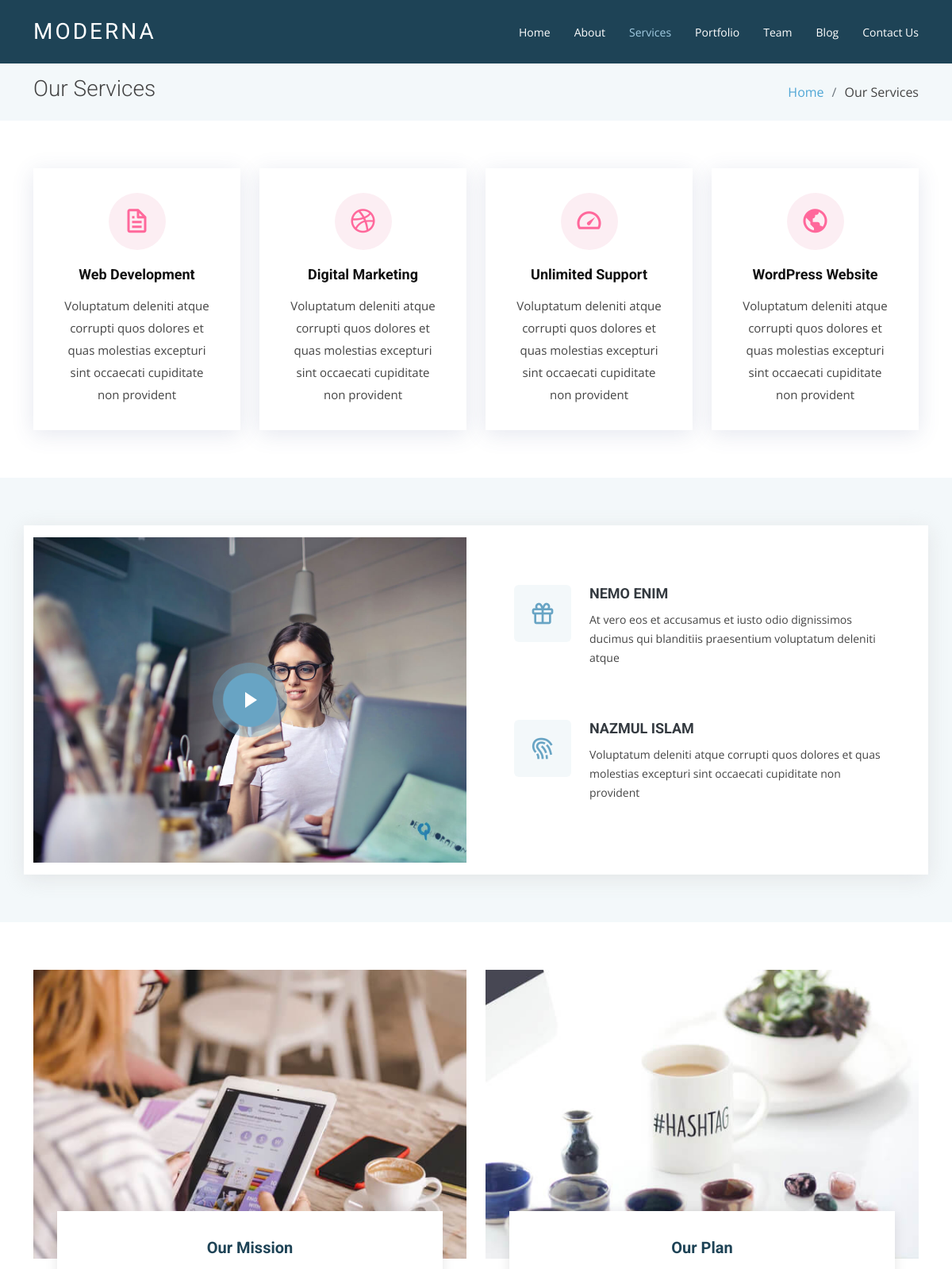
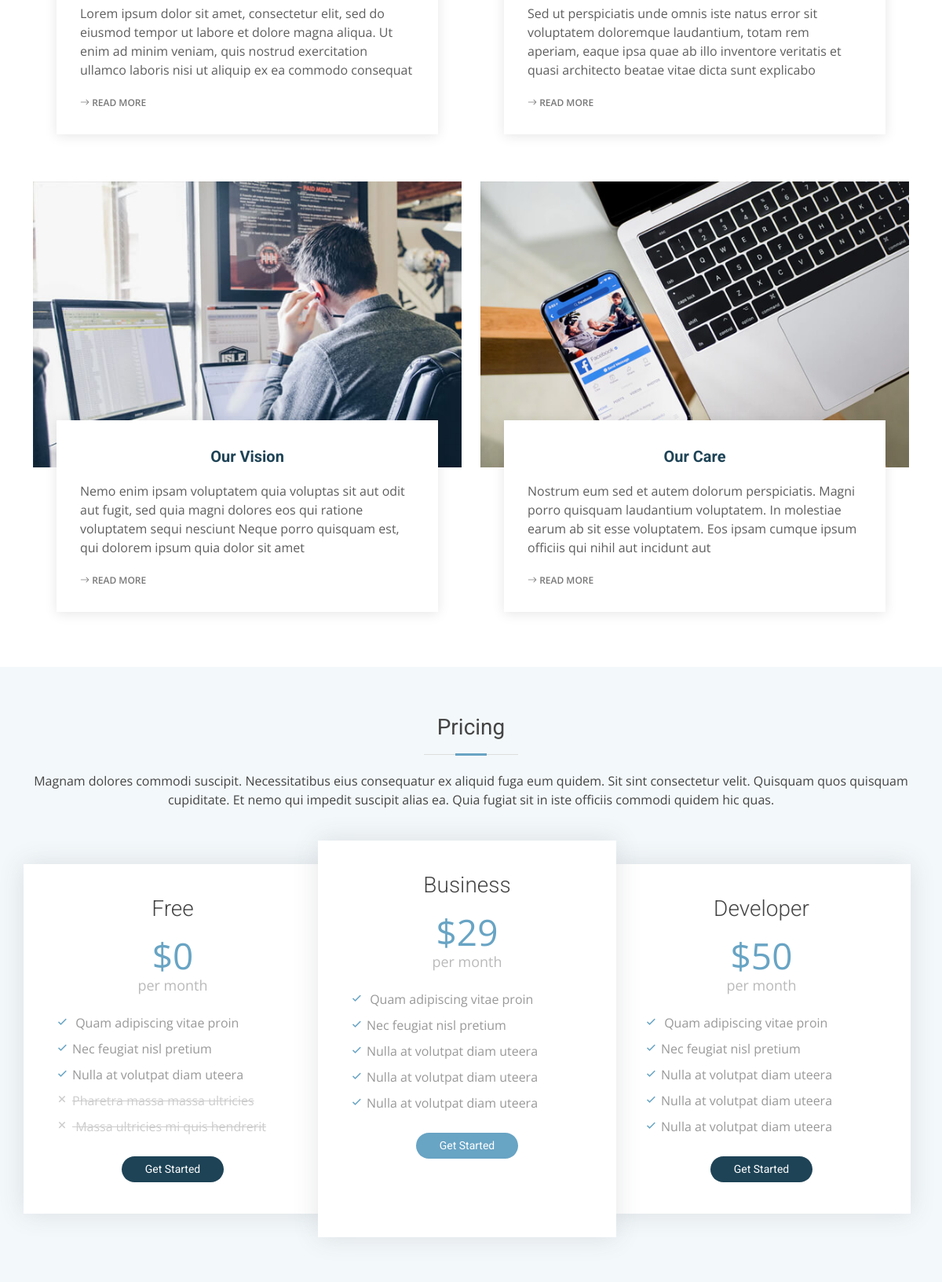
/services.php (upper part), run on the app's committed database (2 pictures, top to bottom).
### tables this page shows
CREATE TABLE `services` (
  `id` int(10) UNSIGNED NOT NULL,
  `title` varchar(255) DEFAULT NULL,
  `description` text DEFAULT NULL,
  `icon` varchar(255) DEFAULT NULL,
  `status` tinyint(11) NOT NULL DEFAULT 1
);

CREATE TABLE `video` (
  `id` tinyint(3) UNSIGNED NOT NULL,
  `image` varchar(255) NOT NULL,
  `url` varchar(255) NOT NULL,
  `status` int(11) NOT NULL DEFAULT 1
);

CREATE TABLE `whyus` (
  `id` tinyint(11) UNSIGNED NOT NULL,
  `title` varchar(255) DEFAULT NULL,
  `icon` varchar(255) DEFAULT NULL,
  `category` varchar(255) DEFAULT NULL,
  `status` tinyint(4) NOT NULL DEFAULT 1
);

CREATE TABLE `servicesplan` (
  `id` tinyint(3) UNSIGNED NOT NULL,
  `title` varchar(255) NOT NULL,
  `summery` varchar(255) NOT NULL,
  `image` varchar(255) NOT NULL,
  `status` tinyint(4) NOT NULL DEFAULT 1
);

CREATE TABLE `pricing` (
  `id` int(10) UNSIGNED NOT NULL,
  `title` varchar(255) NOT NULL,
  `doller` varchar(255) NOT NULL,
  `validati` varchar(255) NOT NULL,
  `p1` varchar(255) NOT NULL,
  `p2` varchar(255) NOT NULL,
  `p3` varchar(255) NOT NULL,
  `p4` varchar(255) NOT NULL,
  `p5` varchar(100) NOT NULL,
  `icon` varchar(255) NOT NULL,
  `url` varchar(255) NOT NULL,
  `status` tinyint(4) NOT NULL DEFAULT 1
);

### services.php (the view, shortened to what this page needs)
<?php
  include'mordana/header.php';
  require_once'db.php';
  $select="SELECT * FROM services";
  $services=mysqli_query($db, $select);
  $select="SELECT * FROM whyus";
  $whyus=mysqli_query($db, $select);
  $select="SELECT * FROM video";
  $section=mysqli_query($db, $select);
  $select="SELECT * FROM servicesplan";
  $plan=mysqli_query($db, $select);
  $select="SELECT * FROM pricing WHERE id=1";
  $price=mysqli_query($db, $select);
  $select2="SELECT * FROM pricing WHERE id=2";
  $pricing=mysqli_query($db, $select2);
  $select2="SELECT * FROM pricing WHERE id=3";
  $pric=mysqli_query($db, $select2);
?>
  <header id="header" class="fixed-top d-flex align-items-center ">
    <div class="container d-flex justify-content-between align-items-center">
      <div class="logo">
        <h1 class="text-light"><a href="index.php"><span>Moderna</span></a></h1>
      </div>
      <nav id="navbar" class="navbar">
        <ul>
          <li><a class="" href="index.php">Home</a></li>
          <li><a href="about.php">About</a></li>
          <li><a class="active" href="services.php">Services</a></li>
          <li><a href="portfolio.php">Portfolio</a></li>
          <li><a href="team.php">Team</a></li>
          <li><a href="blog.php">Blog</a></li>
          <li><a href="contact.php">Contact Us</a></li>
        </ul>
      </nav>
    </div>
  </header>
  <main id="main">
    <section class="breadcrumbs">
      <div class="container">
        <div class="d-flex justify-content-between align-items-center">
          <h2>Our Services</h2>
          <ol>
            <li><a href="index.php">Home</a></li>
            <li>Our Services</li>
          </ol>
        </div>
      </div>
    </section>
    <section class="services">
      <div class="container">
        <div class="row">
          <?php
            foreach($services as $key => $service){
              ?>
              <div class="col-md-6 col-lg-3 d-flex align-items-stretch" data-aos="fade-up">
                <div class="icon-box icon-box-pink">
                  <div class="icon"><i class="<?php echo$service['icon']?>"></i>
                  </div>
                  <h4 class="title"><a href="#"><?php echo$service['title']?></a></h4>
                  <p class="description"><?php echo$service['description']?></p>
                </div>
              </div>
              <?php
            }
          ?>
        </div>
      </div>
    </section>
    <section class="why-us section-bg" data-aos="fade-up" date-aos-delay="200">
      <div class="container">
        <div class="row">
          <?php
            foreach($section as $key=> $value){
              ?>
              <div class="col-lg-6 video-box">
                <img src="assets/portfolio/whyus/<?php echo$value['image']?>" class="img-fluid" alt="">
                <a href="<?php echo $value['url']?>" class="venobox play-btn mb-4" data-vbtype="video" data-autoplay="true"></a>
              </div>
              <?php
            }
          ?>
          <div class="col-lg-6 d-flex flex-column justify-content-center p-5">
            <?php
              foreach($whyus as $key=> $value){
                ?><div class="icon-box">
                    <div class="icon"><i class="<?php echo $value['icon']?>"></i></div>
                    <h4 class="title"><a href=""><?php echo $value['title']?></a></h4>
                    <p class="description"><?php echo $value['category']?></p>
                  </div>
                <?php
              }
            ?>
          </div>
        </div>
      </div>
    </section>
    <section class="service-details">
      <div class="container">
        <div class="row">
          <?php
            foreach($plan as $key=> $value){
              ?>
              <div class="col-md-6 d-flex align-items-stretch" data-aos="fade-up">
                <div class="card">
                  <div class="card-img">
                    <img src="assets/portfolio/plan/<?php echo$value['image']?>" alt="...">
                  </div>
                  <div class="card-body">
                    <h5 class="card-title"><a href="#"><?php echo$value['title']?></a></h5>
                    <p class="card-text"><?php echo$value['summery']?></p>
                    <div class="read-more"><a href="#"><i class="bi bi-arrow-right"></i> Read More</a></div>
                  </div>
                </div>
              </div>
              <?php
            }
          ?>
        </div>
      </div>
    </section>
    <section class="pricing section-bg" data-aos="fade-up">
      <div class="container">
        <div class="section-title">
          <h2>Pricing</h2>
          <p>Magnam dolores commodi suscipit. Necessitatibus eius consequatur ex aliquid fuga eum quidem. Sit sint consectetur velit. Quisquam quos quisquam cupiditate. Et nemo qui impedit suscipit alias ea. Quia fugiat sit in iste officiis commodi quidem hic quas.</p>
        </div>
        <div class="row no-gutters">
          <?php
            foreach($price as $key=> $value){
              ?>
              <div class="col-lg-4 box">
                <h3><?php echo$value['title']?></h3>
                <h4><?php echo$value['doller']?><span><?php echo$value['validati']?></span></h4>
                <ul>
                  <li><i class="<?php echo$value['icon']?>"></i><?php echo$value['p1']?></li>
                  <li><i class="<?php echo$value['icon']?>"></i><?php echo$value['p2']?></li>
                  <li><i class="<?php echo$value['icon']?>"></i><?php echo$value['p3']?></li>
                  <li class="na"><i class="bx bx-x"></i><span><?php echo$value['p4']?></span></li>
                  <li class="na"><i class="bx bx-x"></i><span><?php echo$value['p5']?></span></li>
                </ul>
                <a href="<?php echo$value['url']?>" class="get-started-btn">Get Started</a>
              </div>
              <?php
            }
          ?>
          <?php
            foreach($pricing as $key=> $value){
              ?>
              <div class="col-lg-4 box featured">
                <h3><?php echo$value['title']?></h3>
                <h4><?php echo$value['doller']?><span><?php echo$value['validati']?></span></h4>
                <ul>
                  <li><i class="<?php echo$value['icon']?>"></i><?php echo$value['p1']?></li>
                  <li><i class="<?php echo$value['icon']?>"></i><?php echo$value['p2']?></li>
                  <li><i class="<?php echo$value['icon']?>"></i><?php echo$value['p3']?></li>
                  <li><i class="<?php echo$value['icon']?>"></i><?php echo$value['p3']?></li>
                  <li><i class="<?php echo$value['icon']?>"></i><?php echo$value['p3']?></li>
                </ul>
                <a href="<?php echo$value['url']?>" class="get-started-btn">Get Started</a>
              </div>
              <?php
            }
          ?>
          <?php
            foreach($pric as $key=> $value){
              ?>
            <div class="col-lg-4 box">
              <h3><?php echo$value['title']?></h3>
              <h4><?php echo$value['doller']?><span><?php echo$value['validati']?></span></h4>
                <ul>
                  <li><i class="<?php echo$value['icon']?>"></i><?php echo$value['p1']?></li>
                  <li><i class="<?php echo$value['icon']?>"></i><?php echo$value['p2']?></li>
                  <li><i class="<?php echo$value['icon']?>"></i><?php echo$value['p3']?></li>
                  <li><i class="<?php echo$value['icon']?>"></i><?php echo$value['p3']?></li>
                  <li><i class="<?php echo$value['icon']?>"></i><?php echo$value['p3']?></li>
                </ul>
              <a href="<?php echo$value['url']?>" class="get-started-btn">Get Started</a>
            </div>
              <?php
            }
          ?>
        </div>
      </div>
    </section>
  </main>
<?php
  include'mordana/footer.php';
?>

### data on the page
services: title "Web Development", description "Voluptatum deleniti atque corrupti quos dolores et quas molestias excepturi sint occaecati cupiditate non provident"
services: title "Digital Marketing", description "Voluptatum deleniti atque corrupti quos dolores et quas molestias excepturi sint occaecati cupiditate non provident"
services: title "Unlimited Support", description "Voluptatum deleniti atque corrupti quos dolores et quas molestias excepturi sint occaecati cupiditate non provident"
services: title "WordPress Website", description "Voluptatum deleniti atque corrupti quos dolores et quas molestias excepturi sint occaecati cupiditate non provident"
video: image (picture)
whyus: title "NEMO ENIM", category "At vero eos et accusamus et iusto odio dignissimos ducimus qui blanditiis praesentium voluptatum deleniti atque"
whyus: title "NAZMUL ISLAM", category "Voluptatum deleniti atque corrupti quos dolores et quas molestias excepturi sint occaecati cupiditate non provident"
servicesplan: image (picture), title "Our Mission", summery "Lorem ipsum dolor sit amet, consectetur elit, sed do eiusmod tempor ut labore et dolore magna aliqua. Ut enim ad minim veniam, quis nostrud exercitation ullamco laboris nisi ut aliquip ex ea commodo consequat"
servicesplan: image (picture), title "Our Plan", summery "Sed ut perspiciatis unde omnis iste natus error sit voluptatem doloremque laudantium, totam rem aperiam, eaque ipsa quae ab illo inventore veritatis et quasi architecto beatae vitae dicta sunt explicabo"
servicesplan: image (picture), title "Our Vision", summery "Nemo enim ipsam voluptatem quia voluptas sit aut odit aut fugit, sed quia magni dolores eos qui ratione voluptatem sequi nesciunt Neque porro quisquam est, qui dolorem ipsum quia dolor sit amet"
servicesplan: image (picture), title "Our Care", summery "Nostrum eum sed et autem dolorum perspiciatis. Magni porro quisquam laudantium voluptatem. In molestiae earum ab sit esse voluptatem. Eos ipsam cumque ipsum officiis qui nihil aut incidunt aut"
pricing: title "Free", doller "$0", validati "per month", p1 "Quam adipiscing vitae proin", p2 "Nec feugiat nisl pretium", p3 "Nulla at volutpat diam uteera", p4 "Pharetra massa massa ultricies", p5 "Massa ultricies mi quis hendrerit"
pricing: title "Business", doller "$29", validati "per month", p1 "Quam adipiscing vitae proin", p2 "Nec feugiat nisl pretium", p3 "Nulla at volutpat diam uteera"
pricing: title "Developer", doller "$50", validati "per month", p1 "Quam adipiscing vitae proin", p2 "Nec feugiat nisl pretium", p3 "Nulla at volutpat diam uteera"
